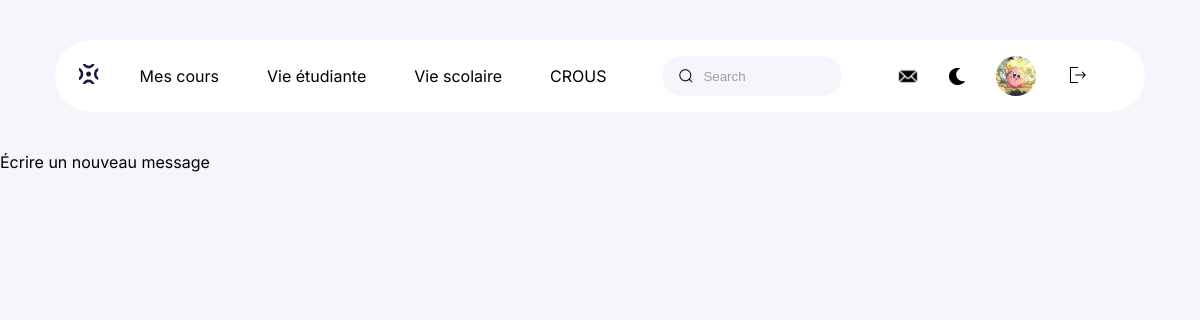
Before: /messagerie.php (signed in) with the older database file.
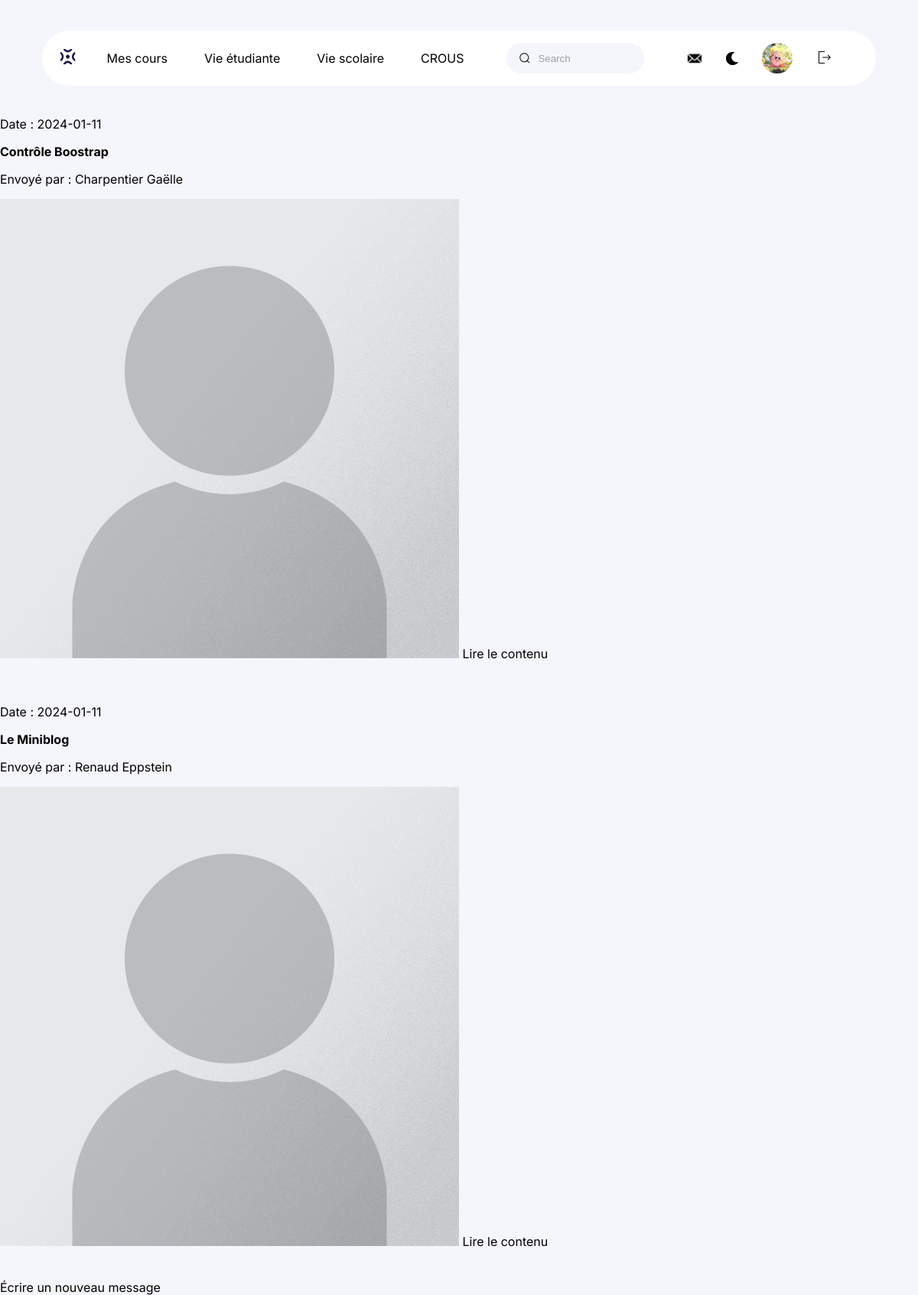
After: the same page with the newer database file.
### tables this page shows
CREATE TABLE IF NOT EXISTS `utilisateurs` (
  `login` varchar(100) NOT NULL,
  `nom` varchar(200) NOT NULL,
  `prenom` varchar(200) NOT NULL,
  `id_utilisateurs` int NOT NULL AUTO_INCREMENT,
  `mot_de_passe` varchar(255) NOT NULL,
  `photoprofil` text NOT NULL,
  `role` varchar(800) NOT NULL,
  `email` varchar(200) NOT NULL,
  `promotion` varchar(100) DEFAULT NULL,
  `bio` varchar(500) DEFAULT NULL,
  PRIMARY KEY (`id_utilisateurs`),
  UNIQUE KEY `nom` (`nom`),
  UNIQUE KEY `prenom` (`prenom`),
  UNIQUE KEY `email` (`email`),
  UNIQUE KEY `login` (`login`)
);

CREATE TABLE IF NOT EXISTS `messages` (
  `id_message` int NOT NULL AUTO_INCREMENT,
  `objet` varchar(800) NOT NULL,
  `contenu_mss` text NOT NULL,
  `expediteur` int NOT NULL,
  `destinataire` int NOT NULL,
  `piece_jointe` text,
  `solooutous` varchar(200) NOT NULL,
  `date_mess` date NOT NULL,
  PRIMARY KEY (`id_message`)
);

### messagerie.php (the view, shortened to what this page needs)
<!DOCTYPE html>
<html lang="fr">
<head>
    <link rel='stylesheet' href='css/style_navigation.css'>
</head>
<body>
    <header>
        <div class='menu'>
            <a href='accueil.php'><img class="logo" src='./img/logo.svg' alt="page d'accueil"
                    aria-current="currentpage"></a>
            <nav class='navigation'>
                <ul class='choix'>
                    <li><a href='cours.php'>Mes cours</a></li>
                    <li><a href='vie_etudiante.php'>Vie étudiante</a></li>
                    <li><a href='vie_scolaire.php'>Vie scolaire</a></li>
                    <li><a href='page_crous.php'>Crous</a></li>
                </ul>
                <div class='group'>
                    <input class='input' type='search' placeholder='Search' />
                </div>
                <div class='icon-photo'>
                    <img class='logo' src='./img/1-lettre.svg' alt="page d'accueil">
                    <button class="dark_button" onclick="toggleDarkMode()"><img class='dark_mode' src='./img/1-moon.svg'
                            alt="mode sombre"></button>
                    <div class='photo-2'>
                        <?php
                        include('connexion.php');
                        if (isset($_SESSION["login"])) {
                            $stmt = $db->prepare('SELECT * FROM utilisateurs WHERE login=:login');
                            $stmt->bindValue(':login', $_SESSION["login"], PDO::PARAM_STR);
                            $stmt->execute();
                            $result = $stmt->fetch(PDO::FETCH_ASSOC);
                            if ($result) {
                                echo "
                                <a href='profil.php'> <img src='upload/{$result['photoprofil']}' alt='' class='photo-2'></a>";
                            }
                        }
                        ?>
                    </div>
                    <form action="deconnexion.php" method="GET">
                        <button type="submit" name="deconnect" id="btnDeconnexion">
                            <img src="img/1-logout.svg" alt="Déconnexion">
                        </button>
                    </form>
                </div>
            </nav>
        </div>
    </header>
    <main>
        <?php
        include('connexion.php');
        $destinataire = $_SESSION['id'];
        $requete = "SELECT messages.*, expediteur.nom, expediteur.prenom, expediteur.photoprofil
    FROM messages
 INNER JOIN utilisateurs AS destinataire ON messages.destinataire = destinataire.id_utilisateurs INNER JOIN utilisateurs AS expediteur ON messages.expediteur = expediteur.id_utilisateurs
 WHERE messages.destinataire = :destinataire ORDER BY messages.date_mess";
        $stmt = $db->prepare($requete);
        $stmt->bindValue(':destinataire', $destinataire, PDO::PARAM_STR);
        $stmt->execute();
        $resultat = $stmt->fetchAll(PDO::FETCH_ASSOC);
        foreach ($resultat as $message) {
            echo "<div class='message'>
            <div>
            <p> Date : {$message["date_mess"]} </p>
                <h2> {$message["objet"]}</h2>
                <p> Envoyé par : {$message["nom"]} {$message["prenom"]} </p>
                <img src='upload/{$message["photoprofil"]}'>
                <a href='newmessage.php?id_mess={$message["id_message"]}'>
                Lire le contenu</a>
            </div> <br><br>
          </div>";
        }
        ?>
        <a href="unmessage.php">Écrire un nouveau message</a>
    </main>
</body>
</html>

### css/style_navigation.css (style rules this page uses)
body { margin: 0; background-color: var(--bg); overflow-x: hidden; font-family: 'Inter', sans-serif; }
:root { --main: #ffffff; --black: #000000; --purple: #4038b7; --bg: #f5f6fb; --grey: #414141; --blue: #1a1545; }
a { text-decoration: none; color: var(--black); transition: 0.5s ease; }
li { list-style-type: none; }
header a { font: 400 1rem "Inter", sans-serif; }
h1, h2 { font-size: 1rem; }
h2 { margin-top: 0; }
.menu { display: flex; align-items: center; justify-content: space-evenly; background-color: var(--main); padding: 10px 0px; margin: 20px 25px; gap: 1rem; border-radius: 55px; }
ul li:nth-child(4) a { text-transform: uppercase; }
ul li:nth-child(1) a { margin-top: 1.5rem; }
.choix, .icon-photo { display: none; }
.group { display: flex; line-height: 28px; align-items: center; position: relative; }
.input { width: 40vw; height: 40px; line-height: 28px; padding: 0 1rem; padding-left: 2.5rem; border: 1px solid transparent; border-radius: 20px; outline: none; background-color: var(--bg); color: var(--black); transition: 0.3s ease; }
.input::placeholder { color: #9e9ea7; }
.icon { position: absolute; left: 1rem; width: 1rem; height: 1rem; }
@media screen and (min-width: 768px) { .menu { margin: 35px 55px; } }
@media screen and (min-width: 1024px) { .navigation { display: flex; gap: 25px; } }
@media screen and (min-width: 1024px) { .menu { margin: 40px 15px; } }
@media screen and (min-width: 1024px) { .choix { display: flex; gap: 3rem; padding-left: 0; } }
@media screen and (min-width: 1024px) { .input { width: 15vw; } }
@media screen and (min-width: 1024px) { .icon-photo { display: flex; gap: 1.5rem; align-items: center; } }
@media screen and (min-width: 1024px) { .photo-2 { width: 40px; height: 40px; background-color: var(--bg); border-radius: 50%; } }
@media screen and (min-width: 1024px) { .logo { cursor: pointer; height: 20px; } }
@media screen and (min-width: 1024px) { #btnDeconnexion { cursor: pointer; width: 20px; height: 20px; object-fit: cover; border: none; background-color: transparent; } }
@media screen and (min-width: 1080px) { .navigation { gap: 2rem; } }
@media screen and (min-width: 1200px) { .menu { margin: 40px 55px; } }
@media screen and (min-width: 1200px) { .navigation { gap: 3.5rem; } }
.dark_button { background: none; border: none; height: 20px; cursor: pointer; }

Changed rows visible on the page:
added messages: date_mess "2024-01-11", objet "Contrôle Boostrap", utilisateurs.nom "Charpentier", utilisateurs.prenom "Gaëlle", utilisateurs.photoprofil (placeholder picture)
added messages: date_mess "2024-01-11", objet "Le Miniblog", utilisateurs.nom "Renaud", utilisateurs.prenom "Eppstein", utilisateurs.photoprofil (placeholder picture)
